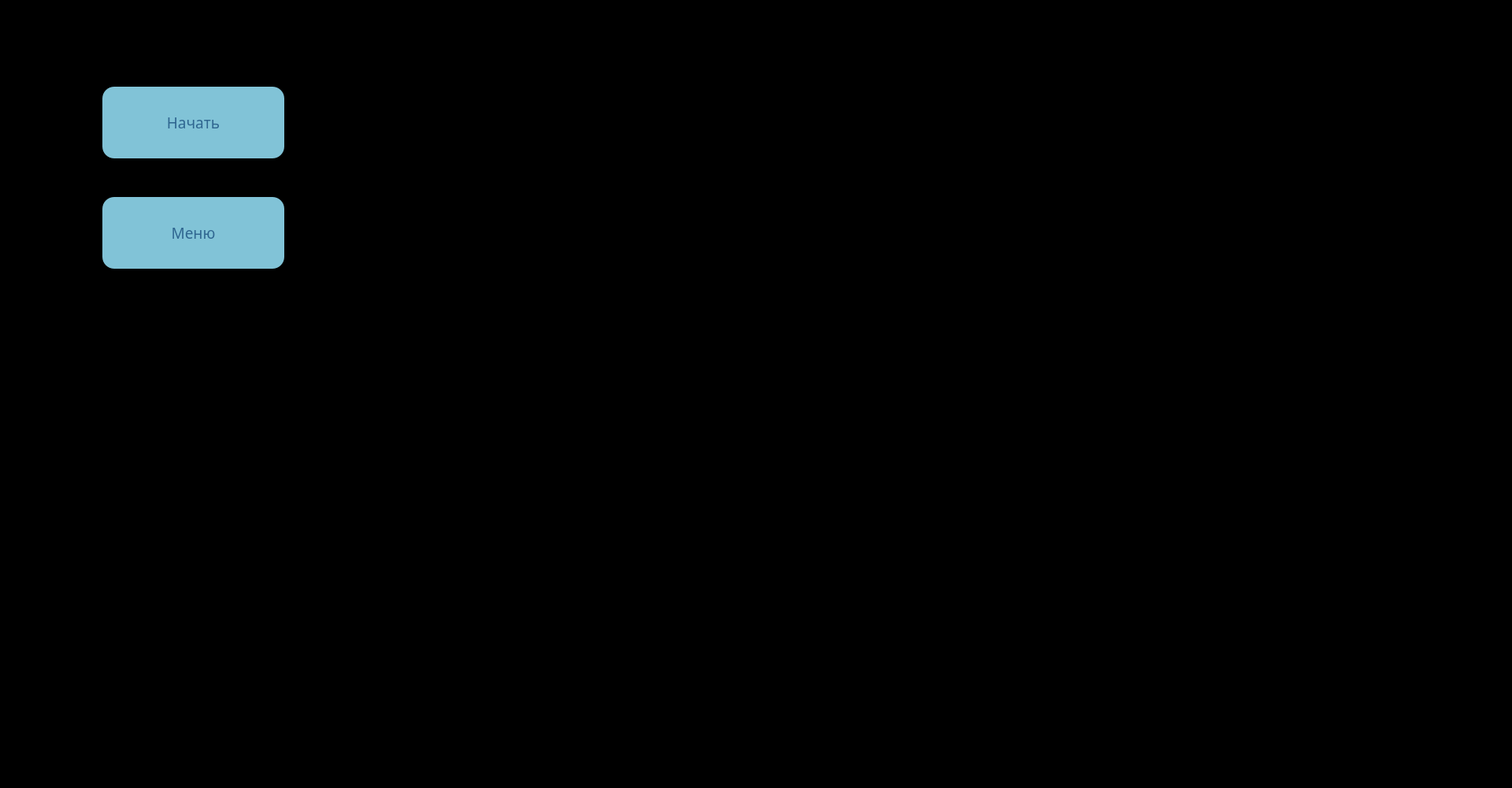
<?xml version="1.0" encoding="UTF-8"?>
<ui version="4.0">
 <class>PyMiniGames</class>
 <widget class="QWidget" name="PyMiniGames">
  <property name="geometry">
   <rect>
    <x>0</x>
    <y>0</y>
    <width>1920</width>
    <height>1000</height>
   </rect>
  </property>
  <property name="font">
   <font>
    <pointsize>11</pointsize>
   </font>
  </property>
  <property name="windowTitle">
   <string>PyMiniGames</string>
  </property>
  <property name="styleSheet">
   <string notr="true">background-color: black</string>
  </property>
  <widget class="QPushButton" name="pushButton">
   <property name="geometry">
    <rect>
     <x>130</x>
     <y>110</y>
     <width>231</width>
     <height>91</height>
    </rect>
   </property>
   <property name="font">
    <font>
     <family>Bahnschrift Light SemiCondensed</family>
     <pointsize>14</pointsize>
    </font>
   </property>
   <property name="styleSheet">
    <string notr="true">background-color:rgb(129, 195, 215);
color: rgb(47, 102, 144);
border-radius: 15px</string>
   </property>
   <property name="text">
    <string>Начать</string>
   </property>
  </widget>
  <widget class="QPushButton" name="pushButton_3">
   <property name="geometry">
    <rect>
     <x>130</x>
     <y>250</y>
     <width>231</width>
     <height>91</height>
    </rect>
   </property>
   <property name="font">
    <font>
     <family>Bahnschrift Light SemiCondensed</family>
     <pointsize>14</pointsize>
    </font>
   </property>
   <property name="styleSheet">
    <string notr="true">background-color:rgb(129, 195, 215);
color: rgb(47, 102, 144);
border-radius:15px</string>
   </property>
   <property name="text">
    <string>Меню</string>
   </property>
  </widget>
 </widget>
 <resources/>
 <connections/>
</ui>
